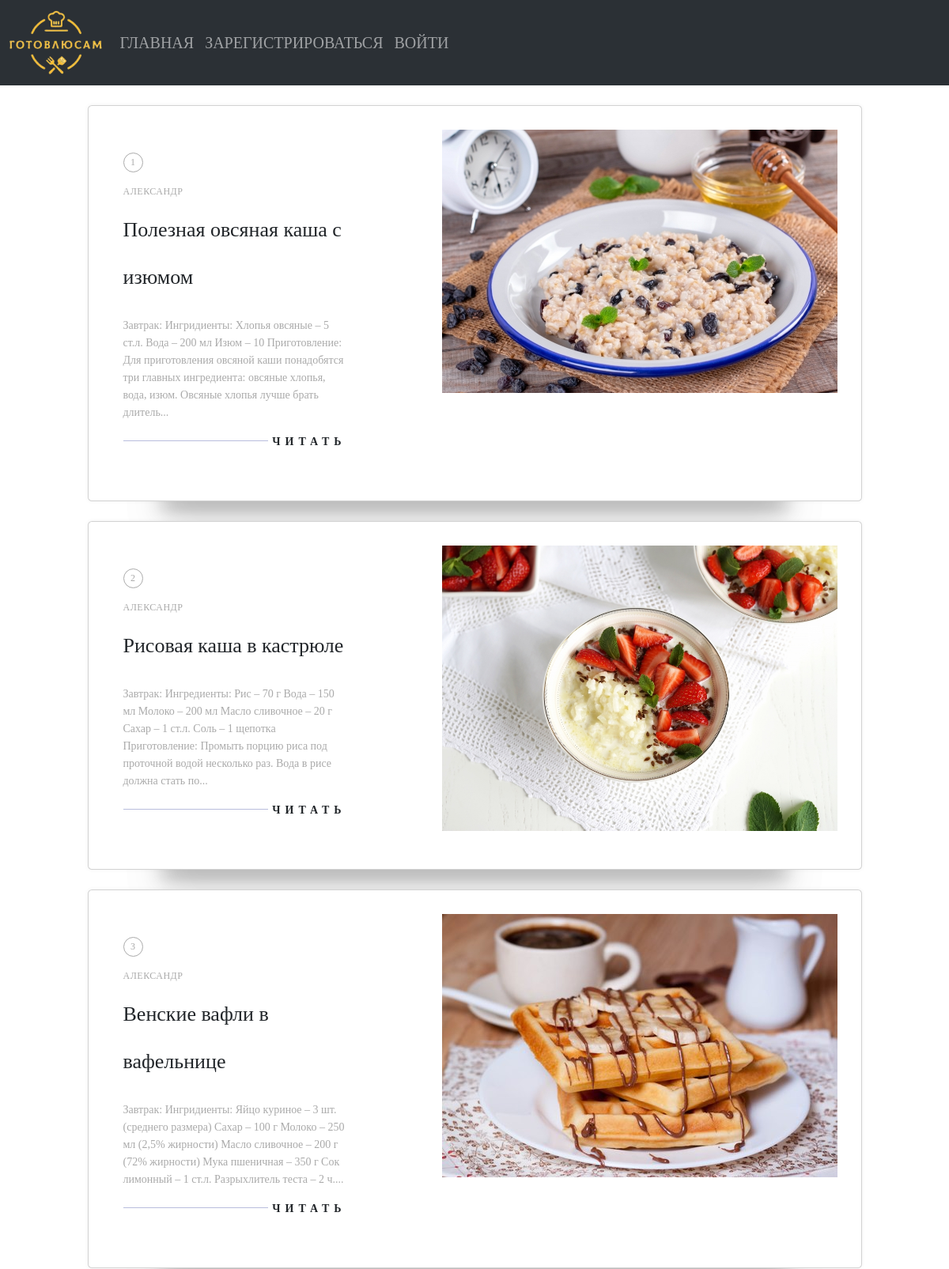
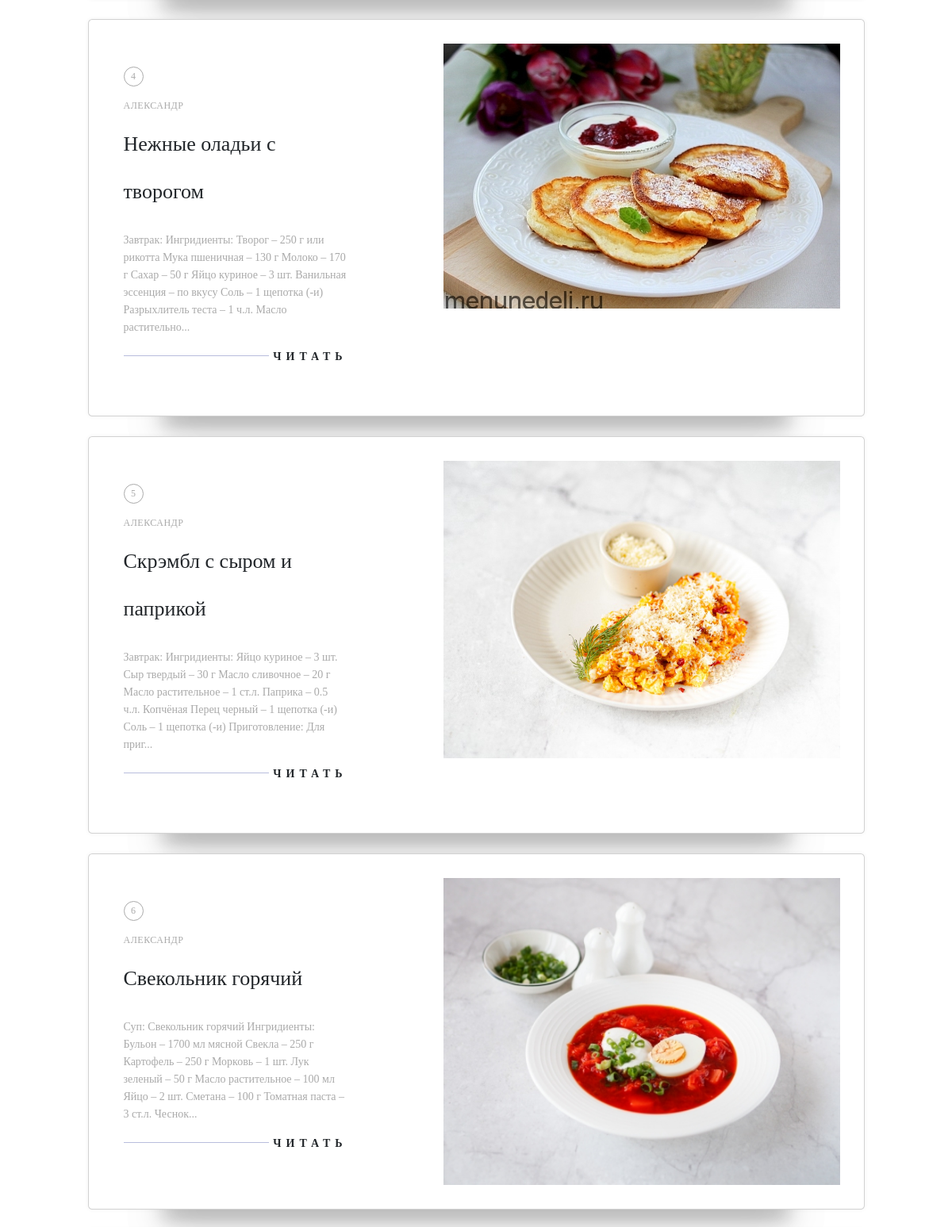
Page /recipes (upper part) on the committed database (2 pictures, top to bottom).
### data/users.py (models this page shows)
class User(SqlAlchemyBase):
    __tablename__ = "users"
    id = sqlalchemy.Column(sqlalchemy.Integer, primary_key=True, autoincrement=True)
    name = sqlalchemy.Column(sqlalchemy.String)
    email = sqlalchemy.Column(sqlalchemy.String, index=True, unique=True)
    password = sqlalchemy.Column(sqlalchemy.String)
    registration_date = sqlalchemy.Column(
        sqlalchemy.DateTime, default=datetime.datetime.now
    )
    changed_date = sqlalchemy.Column(
        sqlalchemy.DateTime, default=datetime.datetime.now
    )
    status = sqlalchemy.Column(sqlalchemy.String)

### data/recipes.py (models this page shows)
class Recipe(SqlAlchemyBase):
    __tablename__ = "recipes"
    id = sqlalchemy.Column(sqlalchemy.Integer, primary_key=True, autoincrement=True)
    userid = sqlalchemy.Column(sqlalchemy.Integer, sqlalchemy.ForeignKey("users.id"))
    name = sqlalchemy.Column(sqlalchemy.String)
    description = sqlalchemy.Column(sqlalchemy.String)
    category = sqlalchemy.Column(sqlalchemy.String)
    path_to_photo = sqlalchemy.Column(sqlalchemy.String)
    creation_date = sqlalchemy.Column(
        sqlalchemy.DateTime, default=datetime.datetime.now
    )
    changed_date = sqlalchemy.Column(sqlalchemy.DateTime, default=datetime.datetime.now)
    status = sqlalchemy.Column(sqlalchemy.String)
    user = relationship("User")

### main.py (the view)
@app.route("/recipes")
def recipes_page():
    global MAIN_USER
    recipes = get_recipes()
    return render_template("recipes_page.html", recipes=recipes, main_user=MAIN_USER)

### data/db_session.py (called while the page is built, shortened)
def global_init(db_file):
    global __factory
    if __factory:
        return

def create_session() -> Session:
    global __factory
    return __factory()

### main.py (called while the page is built)
def get_recipes():
    db_session.global_init("CookingMyself.db")
    db_sess = db_session.create_session()
    recipes = [
        recipe
        for recipe in db_sess.query(Recipe).filter(Recipe.status == "Активен").all()
    ]
    recipes = [
        [
            i + 1,
            db_sess.query(User).filter(User.id == recipe.userid).first().name,
            recipe.name,
            f"{recipe.category.capitalize(  )}: {recipe.description[:]}"[:],
            recipe.path_to_photo.replace("\\", "/"),
        ]
        for i, recipe in enumerate(recipes)
    ]
    return recipes

### templates/recipes_page.html (shortened to what this page needs)
<!doctype html>
<html lang="en">
<head>
    <link href="https://cdn.jsdelivr.net/npm/bootstrap@5.3.2/dist/css/bootstrap.min.css" rel="stylesheet">
    <link rel="stylesheet" href="static/css/style.css">
</head>
<body>
  <nav class="navbar navbar-expand-lg bg-body-tertiary" data-bs-theme="dark">
      <div class="container-fluid">
          <a class="navbar-brand" href="#">
              <img src="{{url_for('static', filename='image/logo.png')}}" width="120" height="85">
          </a>
          <div class="collapse navbar-collapse" id="navbarSupportedContent">
              <ul class="navbar-nav me-auto mb-2 mb-lg-0">
                <li class="nav-item">
                  <a class="nav-link" aria-current="page" href="/" style="font-size: 20px;">ГЛАВНАЯ</a>
              </li>
              {% if not main_user %}
              <li class="nav-item">
                <a class="nav-link" href="/registration" style="font-size: 20px;">ЗАРЕГИСТРИРОВАТЬСЯ</a>
            </li>
            {% else %}
            <li class="nav-item">
                <a class="nav-link" href="/profile" style="font-size: 20px;">ПРОФИЛЬ</a>
            </li>
            {% endif %}
            {% if not main_user %}
            <li class="nav-item">
                <a class="nav-link" href="/login" style="font-size: 20px;">ВОЙТИ</a>
            </li>
            {% endif %}
        </ul>
    </div>
</div>
</nav>
<link rel="stylesheet" type="text/css" href="static/css/style_recipes.css">
{% for recipe in recipes: %}
{% if recipe[3] == recipe[3][:]: %}
<div class="row justify-content-center">
    <div class="card-container">
      <div class="card u-clearfix">
        <div class="card-body" class="col-md-4">
          <span class="card-number card-circle subtle">{{recipe[0]}}</span>
          <span class="card-author subtle">{{recipe[1]}}</span>
          <h2 class="card-title" style="font-family: Comic Sans MS; font-size: 26px">{{recipe[2]}}</h2>
          <span class="card-description subtle">{{recipe[3][:219]}}...</span>
          <div class="card-read" data-bs-toggle="modal" data-bs-target="#exampleModal">Читать</div>
      </div>
      <div>
        <img src="{{url_for('static', filename=recipe[4])}}" width="500" alt="sa" class="card-media"/>
    </div>
</div>
</div>
</div>
{% endif %}
{% endfor %}
</body>
</html>

### static/css/style.css (style rules this page uses)
* { margin: 0; padding: 0; box-sizing: border-box; }
html, body { height: 100%; font-family: Comic Sans MS; }

### static/css/style_recipes.css (style rules this page uses)
html { background: #FAF7F2; background-image: url(https://s3.postimg.org/s1n3ji1ur/paper_fibers_2_X.png); box-sizing: border-box; font-family: 'Lato', sans-serif; font-size: 14px; font-weight: 400; }
*, *:before, *:after { box-sizing: inherit; }
.u-clearfix:before, .u-clearfix:after { content: " "; display: table; }
.u-clearfix:after { clear: both; }
.u-clearfix { *zoom: 1; }
.subtle { color: #aaa; }
.card-container { margin: 25px auto 0; position: relative; width: 1000px; }
.card { background-color: #fff; padding: 30px; position: relative; box-shadow: 0 0 5px rgba(75, 75, 75, .07); z-index: 1; display: block!important; }
.card-body { display: inline-block; float: left; width: 310px; }
.card-number { margin-top: 15px; }
.card-circle { border: 1px solid #aaa; border-radius: 50%; display: inline-block; line-height: 22px; font-size: 12px; height: 25px; text-align: center; width: 25px; }
.card-author { display: block; font-size: 12px; letter-spacing: .5px; margin: 15px 0 0; text-transform: uppercase; }
.card-title { font-family: 'Cormorant Garamond', serif; font-size: 60px; font-weight: 300; line-height: 60px; margin: 10px 0; }
.card-description { display: inline-block; font-weight: 300; line-height: 22px; margin: 10px 0; }
.card-read { cursor: pointer; font-size: 14px; font-weight: 700; letter-spacing: 6px; margin: 5px 0 20px; position: relative; text-align: right; text-transform: uppercase; }
.card-read:after { background-color: #b8bddd; content: ""; display: block; height: 1px; position: absolute; top: 9px; width: 65%; }
.card-media { float: right; }

### rows in the picture
User: name "АЛЕКСАНДР" "АЛЕКСАНДР" "АЛЕКСАНДР" "АЛЕКСАНДР" "АЛЕКСАНДР" "АЛЕКСАНДР"
Recipe: name "Полезная овсяная каша с изюмом"
Recipe: name "Рисовая каша в кастрюле"
Recipe: name "Венские вафли в вафельнице"
Recipe: name "Нежные оладьи с творогом"
Recipe: name "Скрэмбл с сыром и паприкой"
Recipe: name "Свекольник горячий"

### other values in the picture
{{ recipe[0] }} "1" "2" "3" "4" "5" "6"
